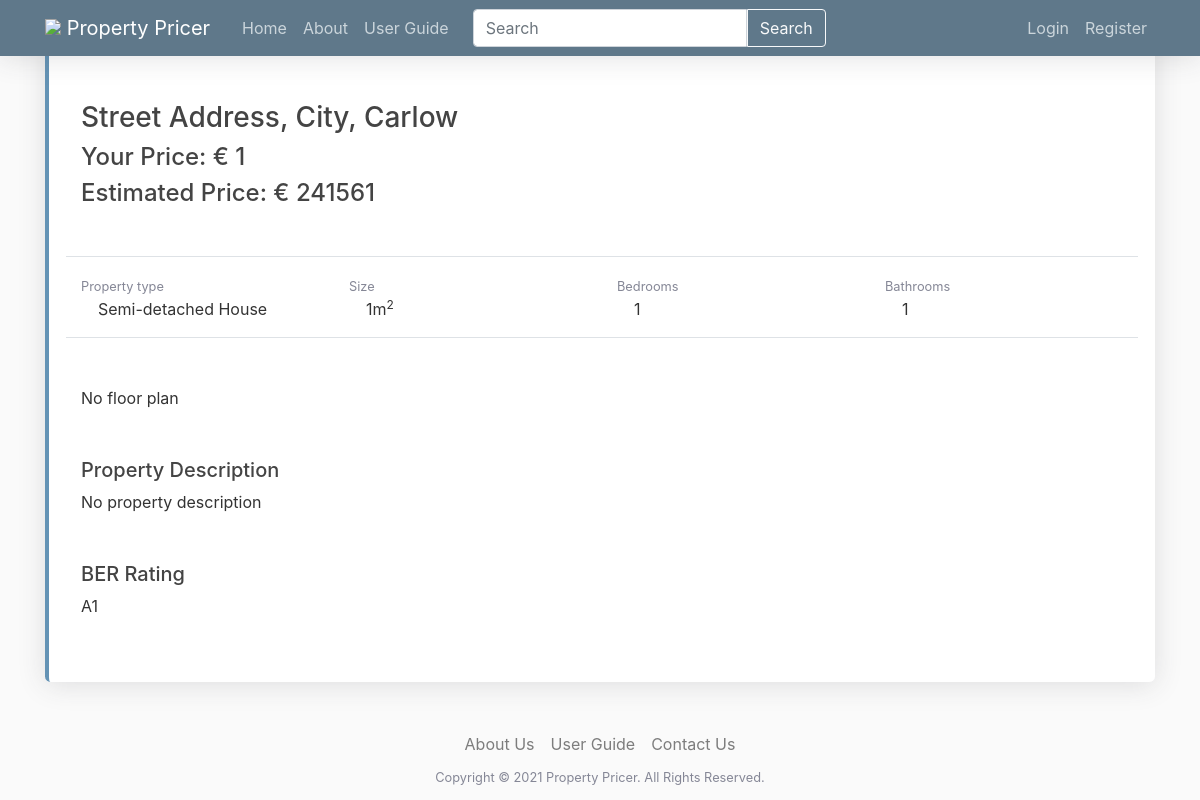
Screenshot of /post/9/ with the database file from the repository.
### webpages/models.py (models this page shows, shortened)
class Post(models.Model):
    property_description = models.TextField(null=True, blank=True)
    address_line_1 = models.CharField(max_length=255, verbose_name="Street address")
    address_line_2 = models.CharField(max_length=255, null=True, blank=True, verbose_name="District or Townland")
    city = models.CharField(max_length=128, default='', verbose_name="City or town")
    county = models.CharField(max_length=128, default='', choices=COUNTY_CHOICES)
    floor_plan = models.ImageField(upload_to="floor_plan", null=True, blank=True)
    property_type = models.CharField(max_length=128, default='',
                                     choices=PROPERTY_TYPE_CHOICES)
    number_of_bedrooms = models.PositiveIntegerField()
    number_of_bathrooms = models.PositiveIntegerField()
    energy_rating = models.CharField(max_length=128, default='',
                                     choices=ENERGY_RATING_CHOICES)
    size = models.PositiveIntegerField(verbose_name="Size (m<sup>2</sup>)")
    date_posted = models.DateField(default=timezone.now)
    author = models.ForeignKey(User, related_name="user_posts", on_delete=models.CASCADE)
    price = models.PositiveIntegerField(null=True, blank=True, editable=True, verbose_name="Price (&euro;)")
    estimated_price = models.PositiveIntegerField(null=False, blank=True, editable=False)
    __original_price = None
    address = models.CharField(max_length=766, null=False, blank=True, editable=False)
    def __str__(self):
        return self.address

### webpages/views.py (the view)
# urls.py: path('post/<int:pk>/', PostDetailView.as_view(), name='post-detail'),
class PostDetailView(DetailView):
    model = Post

### templates/webpages/post_detail.html
{% extends "base.html" %}
{% block content %}
    {% include 'webpages/long_post.html' %}
{% endblock content %}

### templates/webpages/long_post.html (shortened to what this page needs)
<article class="media content-section">
    <div class="media-body w-50">
        <div class="article-metadata">
            <a class="mr-2" href="{% url 'profile-page' post.author.username %}">{{ post.author }}</a>
            <small class="text-muted my-auto">{{ post.date_posted|date:"F d, Y" }}</small>
        </div>
        <h3 class="article-title mt-5"><a class="article-title" href="{% url 'post-detail' post.id %}">{{ post }}</a></h3>
        {% if post.price %}
            <h4>Your Price:  € {{ post.price }}</h4>
            <h4>Estimated Price: € {{ post.estimated_price }}</h4>
        {% else %}
            <h4>Your Price: POA</h4>
            <h4>Estimated Price: € {{ post.estimated_price }}</h4>
        {% endif %}
        <div class="row my-5 border-top border-bottom py-3">
            <div class="col-md-3 my-auto">
                <small>Property type</small>
                <div><i class="fas fa-home"></i> {{ post.property_type }}</div>
            </div>
            <div class="col-md-3 my-auto">
                <small>Size</small>
                <div><i class="fas fa-home"></i> {{ post.size }}m<sup>2</sup></div>
            </div>
            <div class="col-md-3 my-auto">
                <small>Bedrooms</small>
                <div><i class="fas fa-bed"></i> {{ post.number_of_bedrooms }}</div>
            </div>
            <div class="col-md-3 my-auto">
                <small>Bathrooms</small>
                <div><i class="fas fa-bath"></i> {{ post.number_of_bathrooms }}</div>
            </div>
        </div>
        <div class="my-5">
            {% if post.floor_plan %}
                <h5>Floor Plan</h5>
                <img src="{{ post.floor_plan.url }}" />
            {% else %}
                <p>No floor plan</p>
            {% endif %}
        </div>
        <div class="my-5">
            <h5>Property Description</h5>
            {% if post.property_description %}
                <p class="article-content">{{ post.property_description }}</p>
            {% else %}
                <p>No property description</p>
            {% endif %}
        </div>
        <div class="my-5">
            {% if post.energy_rating %}
                <h5>BER Rating</h5>
                <p class="article-content">{{ post.energy_rating }}</p>
            {% else %}
                <p>No BER Rating</p>
            {% endif %}
        </div>
    </div>
</article>

### static/css/main.css (style rules this page uses)
body { background: #fafafa; color: #333333; }
h1, h2, h3, h4, h5, h6 { color: #444444; }
a { color: #438bbf; }
small, i { color: rgb(133, 135, 150); }
.content-section { background: #ffffff; padding: 1rem 2rem; border-radius: 0.35rem; margin-bottom: 20px; box-shadow: 0 .15rem 1.75rem 0 rgba(58,59,69,.15); border-left: .25rem solid #6493b5; }
.article-title { color: #444444; }
.article-content { white-space: pre-line; }
.article-metadata { padding-bottom: 4px; margin-bottom: 4px; border-bottom: 1px solid #e3e3e3 }

### rows the page displays
Post: address "Street Address, City, Carlow", price "1", estimated_price "241561", property_type "Semi-detached House", size "1", number_of_bedrooms "1", number_of_bathrooms "1", energy_rating "A1"
